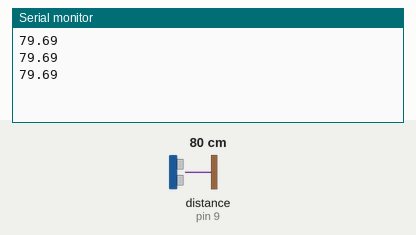
A sketch run on a simulated Arduino Uno, built with avr-gcc and run on an emulated ATmega328P. On the bench: the last lines printed to the serial monitor. Wiring (inferred from the names in the program): ultrasonic range finder: trigger pin 8; echo pin 9. The inputs (shaded band) are chosen by the test bench; at power-on: distance to the obstacle (sensor on pin 9) 80 cm. The echo pulse lasts 58.3 µs per cm.

Above: at 1.3 s.
1.4 s: distance to the obstacle (sensor on pin 9) set to 2 cm
At 1.9 s:
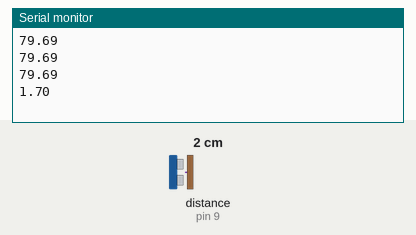
2.9 s: distance to the obstacle (sensor on pin 9) set to 4 cm
At 3.4 s:
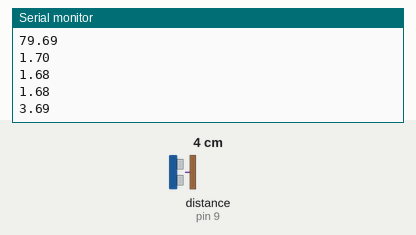
Timing chart, 0 to 5.9 s (numbered marks = the images above; inputs shaded):
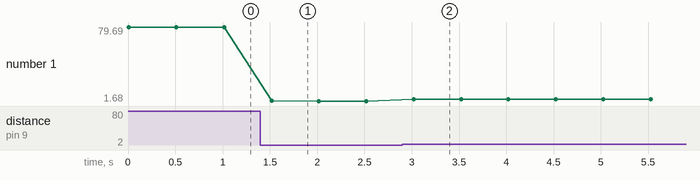

The sketch:

a9-hc-sr04.ino
```cpp
#include "hcsr04.h";

HCSR04 *sonar;

void setup() {
  Serial.begin(9600);
  sonar = new HCSR04(8, 9, 0);
}

void loop() {
  Serial.println(sonar->getDistanceCm());
  delay(500);
}
```

hcsr04.cpp
```cpp
#include "hcsr04.h"

const int triggerPin = 8;
const int echoPin = 9;
const float HCSR04::usPerCm = 58.3;
const int HCSR04::maxDistanceCm = 400;
const int HCSR04::maxWaitUs = HCSR04::usPerCm * HCSR04::maxDistanceCm;

HCSR04::HCSR04(uint8_t trigger_pin, uint8_t echo_pin, uint8_t reset_pin) {
  pinMode(triggerPin, OUTPUT);
  digitalWrite(triggerPin, LOW);
  pinMode(echoPin, INPUT);
}

float HCSR04::getDistanceCm() {
  startPing();
  long startUs = micros();
  long wait = pulseIn(echoPin, HIGH, HCSR04::maxWaitUs);

  return wait / HCSR04::usPerCm;
}

void HCSR04::startPing() {
  digitalWrite(triggerPin, HIGH);
  delayMicroseconds(10);
  digitalWrite(triggerPin, LOW);
}
```

hcsr04.h
```cpp
// (licence header left out)
#ifndef NewPing_h
#define NewPing_h

#include <Arduino.h>

class HCSR04 {
  public:
    HCSR04(uint8_t trigger_pin, uint8_t echo_pin, uint8_t reset_pin);

    float getDistanceCm();

  private:
    static const float usPerCm;
    static const int maxDistanceCm;
    static const int maxWaitUs;

    void startPing();
};

#endif
```

Measured:
- after the input at 1.4 s, the serial monitor: prints a new line after 0.12 s (image 1)
- after the input at 2.9 s, the serial monitor: prints a new line after 0.12 s (image 2)
- plotted number 1: 79.69 → 1.68 after the input at 1.4 s, 1.68 → 3.69 after the input at 2.9 s
